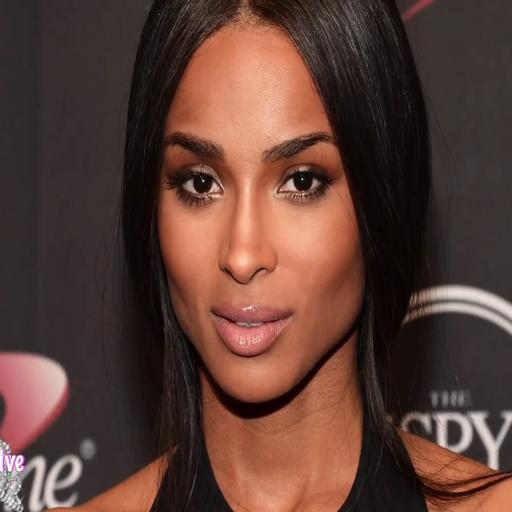
#> input picture example_data/0002/portrait.jpg, 512 x 512 px; its folder holds only this picture in this run
$ python -i util.py   (imports and definitions only)
#> lines starting #> are read from the running program, lines starting #| are printed output that depends on the picture
import os

import cv2
import numpy as np


FACE_LANDMARKER_PATH = (
    "./pretrained_models/face_analysis/models/"
    "face_landmarker_v2_with_blendshapes.task"
)

silhouette_ids = [
    10, 338, 297, 332, 284, 251, 389, 356, 454, 323, 361, 288,
    397, 365, 379, 378, 400, 377, 152, 148, 176, 149, 150, 136,
    172, 58, 132, 93, 234, 127, 162, 21, 54, 103, 67, 109,
]

lip_ids = [
    61, 185, 40, 39, 37, 0, 267, 269, 270, 409, 291, 146, 91,
    181, 84, 17, 314, 405, 321, 375,
]


# [159 lines left out: functions _load_mediapipe, compute_face_landmarks, get_landmark, get_landmark_overframes, expand_region, get_lip_mask and 4 more, not called in this run]


def blur_mask(mask, resize_dim=(64, 64), kernel_size=(51, 51)):
    if mask is None:
        return None
    resized_mask = cv2.resize(mask, resize_dim)
    blurred_mask = cv2.GaussianBlur(resized_mask, kernel_size, 0)
    return cv2.normalize(blurred_mask, None, 0, 255, cv2.NORM_MINMAX)


def get_blur_mask(
    file_path,
    output_file_path,
    resize_dim=(64, 64),
    kernel_size=(101, 101),
):
#> called with file_path = '../../example_data/0002/portrait.jpg', output_file_path = 'out.png', resize_dim = (64, 64), kernel_size = (101, 101)
    mask = cv2.imread(file_path, cv2.IMREAD_GRAYSCALE)
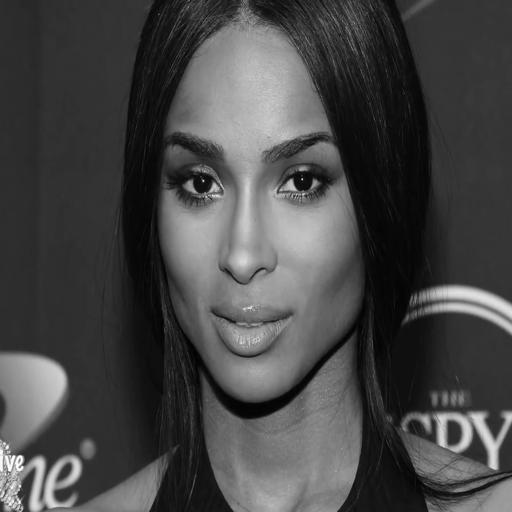
#> mask: shape (512, 512); min 0, max 255, mean 70.4
    if mask is None:
        return f"Failed to load image: {file_path}"
    normalized_mask = blur_mask(
        mask,
        resize_dim=resize_dim,
        kernel_size=kernel_size,
    )
#> in blur_mask, `resized_mask = cv2.resize(mask, resize_dim)`:
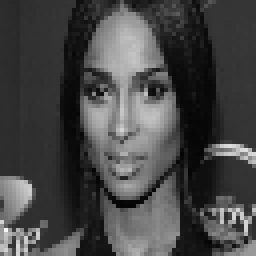
#> resized_mask: shape (64, 64) (shown 4 times larger); min 4, max 248, mean 70.5
#> in blur_mask, `blurred_mask = cv2.GaussianBlur(resized_mask, kernel_size, 0)`:
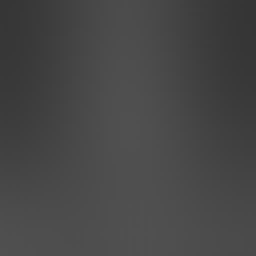
#> blurred_mask: shape (64, 64) (shown 4 times larger); min 53, max 80, mean 70.4
#> in blur_mask, `return cv2.normalize(blurred_mask, None, 0, 255, cv2.NORM_MINMAX)`:
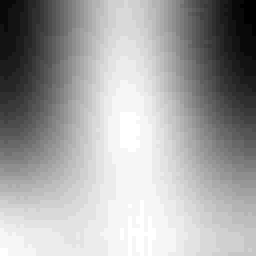
#> returned value: shape (64, 64) (shown 4 times larger); min 0, max 255, mean 164.8
    cv2.imwrite(output_file_path, normalized_mask)
    return f"Processed and saved: {output_file_path}"


# [60 lines left out: functions get_background_mask, get_sep_face_mask, get_mask, not called in this run]

>>> result = get_blur_mask('../../example_data/0002/portrait.jpg', 'out.png')
